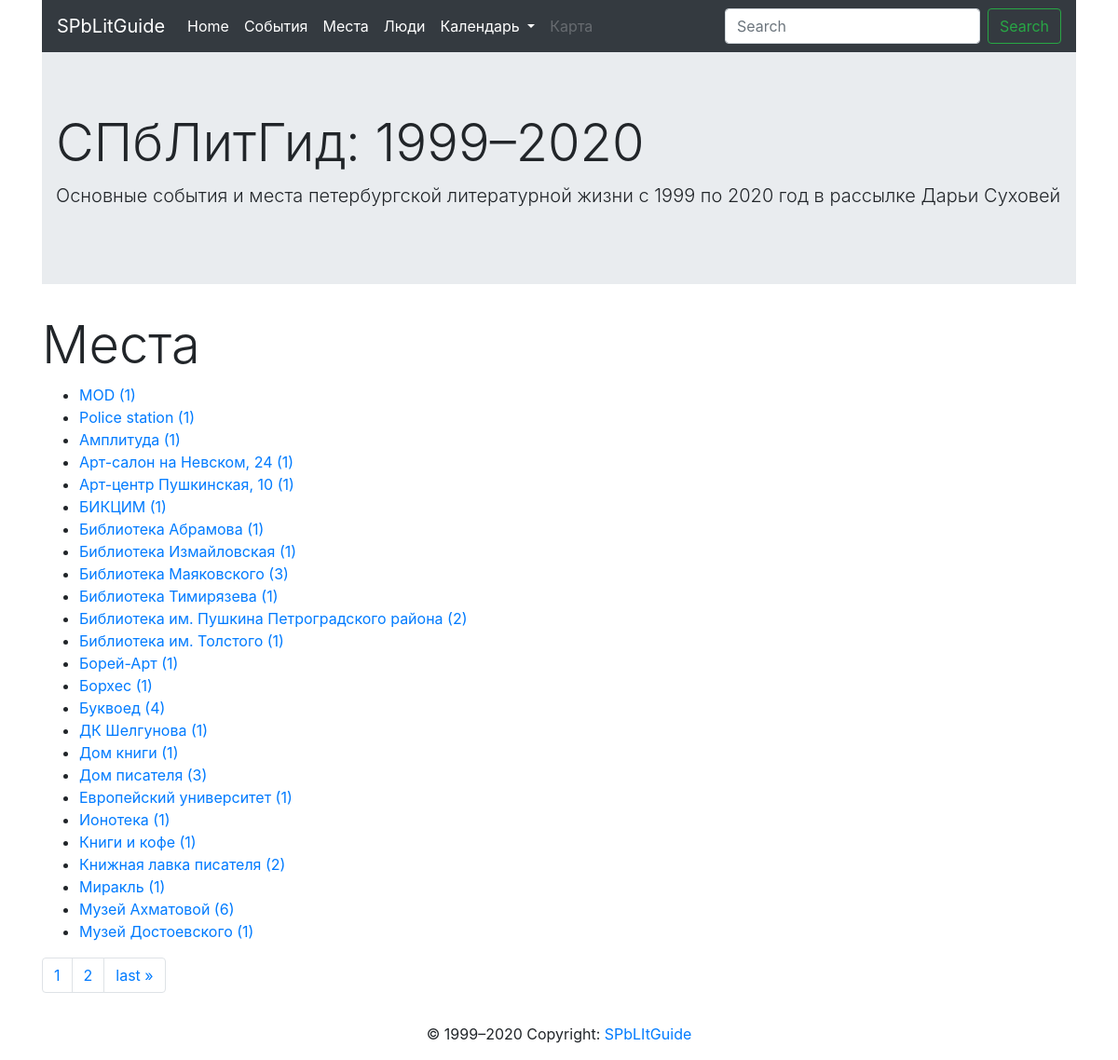
Before: /places with the older database file.
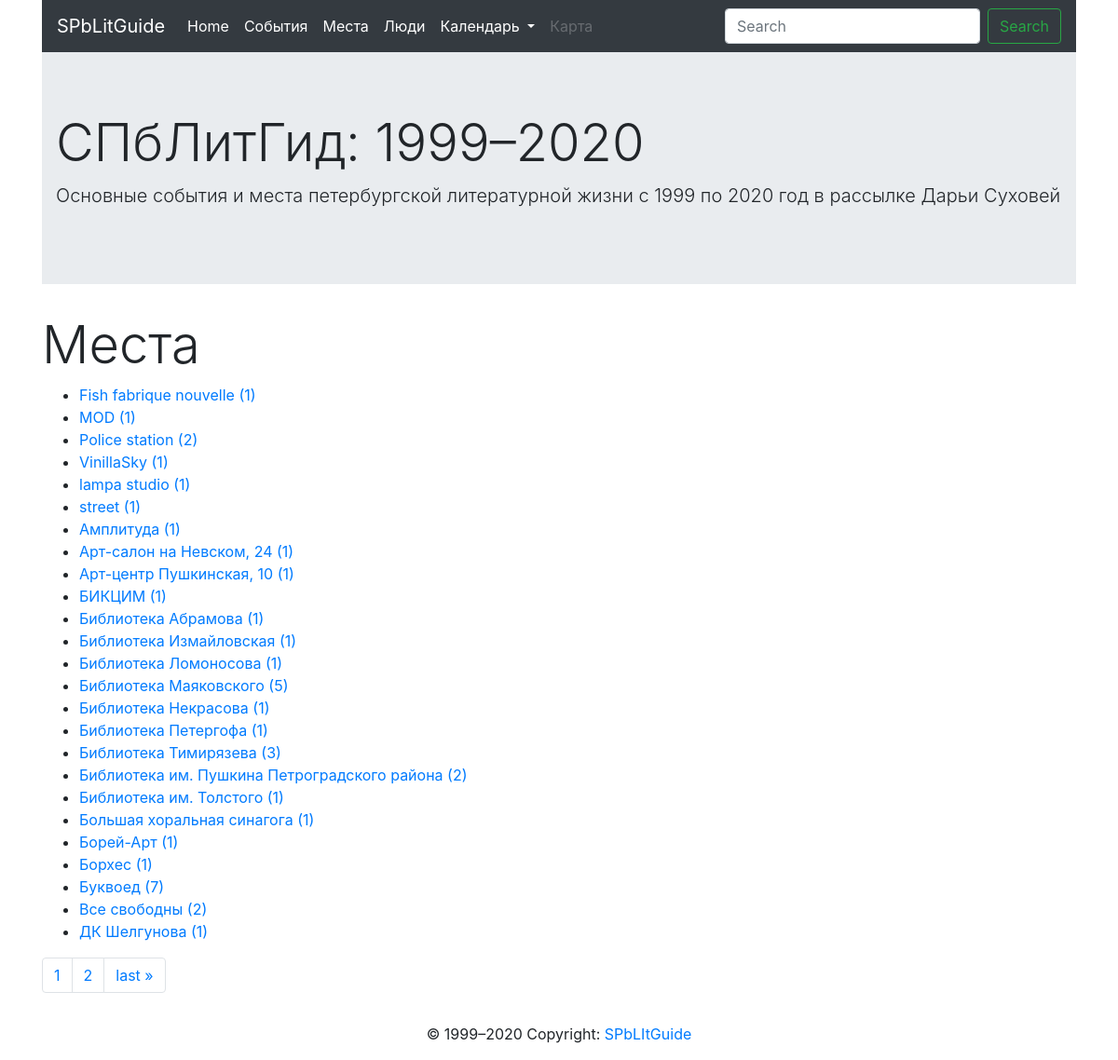
After: the same page with the newer database file.
### core/models.py (models this page shows, shortened)
class Place(models.Model):
	name = models.CharField(max_length=300)
	class Meta:
		app_label = 'core'
		verbose_name = 'Place'

### core/views.py (the view)
# urls.py: path('places', PlaceListView.as_view(), name='places'),
class PlaceListView(ListView):
	paginate_by = 25
	model = Place
	queryset = Place.objects.order_by('name')

### core/templates/core/place_list.html (shortened to what this page needs)
{% extends 'page.html' %}
{% block content %}
<h1 class="display-4">Места</h1>
<ul>
	{% for place in object_list %}
	<li><a href="{% url 'core:one_place' place.id %}">{{ place.name }} ({{place.event_set.all.count}}) </a></li>
	{% endfor %}
</ul>
<nav aria-label="Page navigation example">
  <ul class="pagination">
    <li class="page-item"><a class="page-link" href="#"> {{ page_obj.number }}</a></li>
    {% if page_obj.has_next %}
    <li class="page-item"><a class="page-link" href="?page={{ page_obj.next_page_number }}">{{ page_obj.next_page_number }}</a></li>
    <li class="page-item"><a class="page-link" href="?page={{ page_obj.paginator.num_pages }}">last &raquo;</a></li>
    {% endif %}
  </ul>
</nav>
{% endblock %}

Changed rows visible on the page:
no longer on this page (row unchanged): Place: name "Дом книги", event_set.all.count "1"
no longer on this page (row unchanged): Place: name "Дом писателя", event_set.all.count "3"
no longer on this page (row unchanged): Place: name "Европейский университет", event_set.all.count "1"
no longer on this page (row unchanged): Place: name "Ионотека", event_set.all.count "1"
no longer on this page (row unchanged): Place: name "Книги и кофе", event_set.all.count "1"
no longer on this page (row unchanged): Place: name "Книжная лавка писателя", event_set.all.count "2"
no longer on this page (row unchanged): Place: name "Миракль", event_set.all.count "1"
no longer on this page (row unchanged): Place: name "Музей Ахматовой", event_set.all.count "6"
no longer on this page (row unchanged): Place: name "Музей Достоевского", event_set.all.count "1"
added Place: name "Fish fabrique nouvelle", event_set.all.count "1"
computed for Place "Police station": event_set.all.count "1" → "2"
added Place: name "VinillaSky", event_set.all.count "1"
added Place: name "lampa studio", event_set.all.count "1"
added Place: name "street", event_set.all.count "1"
added Place: name "Библиотека Ломоносова", event_set.all.count "1"
computed for Place "Библиотека Маяковского": event_set.all.count "3" → "5"
added Place: name "Библиотека Некрасова", event_set.all.count "1"
added Place: name "Библиотека Петергофа", event_set.all.count "1"
computed for Place "Библиотека Тимирязева": event_set.all.count "1" → "3"
added Place: name "Большая хоральная синагога", event_set.all.count "1"
computed for Place "Буквоед": event_set.all.count "4" → "7"
added Place: name "Все свободны", event_set.all.count "2"
